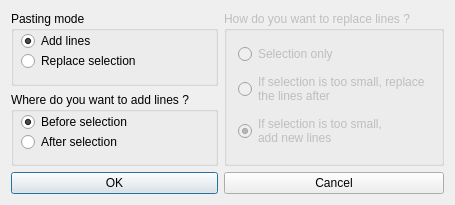
<ui version="4.0" >
 <class>PasteDialog</class>
 <widget class="QDialog" name="PasteDialog" >
  <property name="geometry" >
   <rect>
    <x>0</x>
    <y>0</y>
    <width>403</width>
    <height>205</height>
   </rect>
  </property>
  <property name="windowTitle" >
   <string>Paste mode</string>
  </property>
  <layout class="QGridLayout" name="gridLayout" >
   <item row="0" column="0" >
    <widget class="QGroupBox" name="buttonGroupMain" >
     <property name="title" >
      <string>Pasting mode</string>
     </property>
     <widget class="QRadioButton" name="radioReplaceSelection" >
      <property name="geometry" >
       <rect>
        <x>10</x>
        <y>40</y>
        <width>120</width>
        <height>20</height>
       </rect>
      </property>
      <property name="text" >
       <string>Replace selection</string>
      </property>
     </widget>
     <widget class="QRadioButton" name="radioAddLines" >
      <property name="geometry" >
       <rect>
        <x>10</x>
        <y>20</y>
        <width>100</width>
        <height>20</height>
       </rect>
      </property>
      <property name="text" >
       <string>Add lines</string>
      </property>
      <property name="checked" >
       <bool>true</bool>
      </property>
     </widget>
    </widget>
   </item>
   <item rowspan="2" row="0" column="1" >
    <widget class="QGroupBox" name="buttonGroupReplace" >
     <property name="enabled" >
      <bool>false</bool>
     </property>
     <property name="title" >
      <string>How do you want to replace lines ?</string>
     </property>
     <layout class="QVBoxLayout" name="verticalLayout" >
      <item>
       <widget class="QRadioButton" name="radioSelectionOnly" >
        <property name="text" >
         <string>Selection only</string>
        </property>
       </widget>
      </item>
      <item>
       <widget class="QRadioButton" name="radioSelectionAndReplace" >
        <property name="text" >
         <string>If selection is too small, replace
the lines after</string>
        </property>
       </widget>
      </item>
      <item>
       <widget class="QRadioButton" name="radioSelectionAndAdd" >
        <property name="text" >
         <string>If selection is too small, 
add new lines</string>
        </property>
        <property name="checked" >
         <bool>true</bool>
        </property>
       </widget>
      </item>
     </layout>
    </widget>
   </item>
   <item row="1" column="0" >
    <widget class="QGroupBox" name="buttonGroupAdd" >
     <property name="enabled" >
      <bool>true</bool>
     </property>
     <property name="title" >
      <string>Where do you want to add lines ?</string>
     </property>
     <widget class="QRadioButton" name="radioAfterSelection" >
      <property name="geometry" >
       <rect>
        <x>10</x>
        <y>40</y>
        <width>130</width>
        <height>20</height>
       </rect>
      </property>
      <property name="text" >
       <string>After selection</string>
      </property>
     </widget>
     <widget class="QRadioButton" name="radioBeforeSelection" >
      <property name="geometry" >
       <rect>
        <x>10</x>
        <y>20</y>
        <width>140</width>
        <height>20</height>
       </rect>
      </property>
      <property name="text" >
       <string>Before selection</string>
      </property>
      <property name="checked" >
       <bool>true</bool>
      </property>
     </widget>
    </widget>
   </item>
   <item row="2" column="0" >
    <widget class="QPushButton" name="pushOk" >
     <property name="text" >
      <string>OK</string>
     </property>
    </widget>
   </item>
   <item row="2" column="1" >
    <widget class="QPushButton" name="pushCancel" >
     <property name="text" >
      <string>Cancel</string>
     </property>
    </widget>
   </item>
  </layout>
 </widget>
 <layoutdefault spacing="6" margin="11" />
 <pixmapfunction>qPixmapFromMimeSource</pixmapfunction>
 <resources/>
 <connections>
  <connection>
   <sender>pushOk</sender>
   <signal>clicked()</signal>
   <receiver>PasteDialog</receiver>
   <slot>accept()</slot>
   <hints>
    <hint type="sourcelabel" >
     <x>20</x>
     <y>20</y>
    </hint>
    <hint type="destinationlabel" >
     <x>20</x>
     <y>20</y>
    </hint>
   </hints>
  </connection>
  <connection>
   <sender>pushCancel</sender>
   <signal>clicked()</signal>
   <receiver>PasteDialog</receiver>
   <slot>reject()</slot>
   <hints>
    <hint type="sourcelabel" >
     <x>20</x>
     <y>20</y>
    </hint>
    <hint type="destinationlabel" >
     <x>20</x>
     <y>20</y>
    </hint>
   </hints>
  </connection>
  <connection>
   <sender>radioAddLines</sender>
   <signal>toggled(bool)</signal>
   <receiver>buttonGroupAdd</receiver>
   <slot>setEnabled(bool)</slot>
   <hints>
    <hint type="sourcelabel" >
     <x>20</x>
     <y>20</y>
    </hint>
    <hint type="destinationlabel" >
     <x>20</x>
     <y>20</y>
    </hint>
   </hints>
  </connection>
  <connection>
   <sender>radioReplaceSelection</sender>
   <signal>toggled(bool)</signal>
   <receiver>buttonGroupReplace</receiver>
   <slot>setEnabled(bool)</slot>
   <hints>
    <hint type="sourcelabel" >
     <x>20</x>
     <y>20</y>
    </hint>
    <hint type="destinationlabel" >
     <x>20</x>
     <y>20</y>
    </hint>
   </hints>
  </connection>
 </connections>
</ui>
